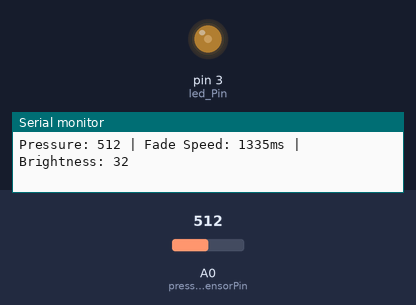
A sketch run on a simulated Arduino Nano, built with avr-gcc and run on an emulated ATmega328P. Shown: output pins drawn as LEDs (lit = HIGH), the last lines printed to the serial monitor. Inputs (shaded band) come from the test bench; at power-on: A0 (pressureSensorPin) = 512.

Above: at 1.27 s.
1.3 s: A0 (pressureSensorPin) set to 716
At 1.37 s:
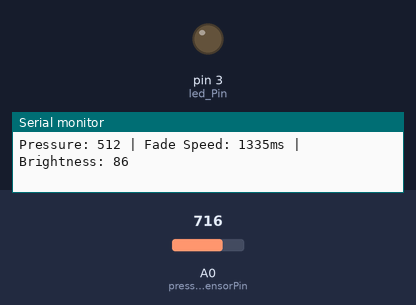
4.3 s: A0 (pressureSensorPin) set to 810
At 4.5 s:
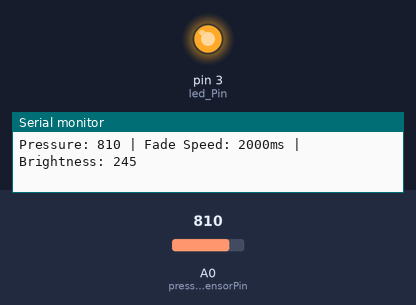
7.3 s: A0 (pressureSensorPin) set to 790
At 7.94 s:
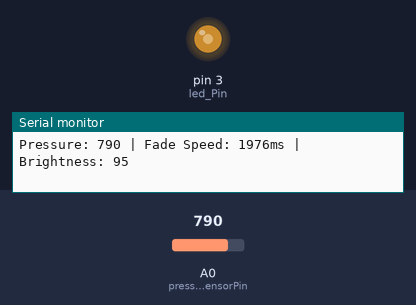
Timing chart, 0 to 16.3 s (numbered marks = the images above; inputs shaded):
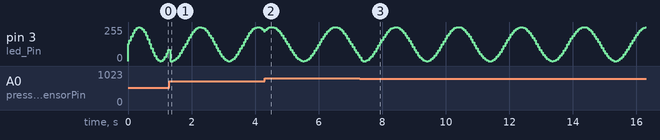

The sketch:

pressureControlledFade.ino
```cpp
/*
Control LED fade speed using pressure sensor input
Pressure sensor on A0 controls how fast the LED fades in and out
**This LED must be connected to a PWM pin (marked with ~)
**PWM pins on Arduino Nano 33 IoT: D2, D3, D5, D6, D9, D10, D11, D12

Pressure sensor controls:
- fade speed (oscillationTime changes based on pressure)
- fade range stays constant (0-255 brightness)
*/

// LED variables
int led_Pin = 3;
int led_minBrightness = 0;    // Minimum brightness for oscillating LED (0-255)
int led_maxBrightness = 255;  // Maximum brightness for oscillating LED (0-255)

// Pressure sensor variables
int pressureSensorPin = A0;
int pressureValue = 0;
int pressureMin = 20;         // Minimum pressure reading
int pressureMax = 800;        // Maximum pressure reading

// Fade timing variables
int minOscillationTime = 200; // Fastest fade cycle (milliseconds)
int maxOscillationTime = 2000; // Slowest fade cycle (milliseconds)
int currentOscillationTime = 1000; // Current fade speed

void setup()
{
  // Initialize serial communication for debugging
  Serial.begin(9600);

  // Initialize LED pin as output
  pinMode(led_Pin, OUTPUT);
}

void loop()
{
  // Read pressure sensor value
  pressureValue = analogRead(pressureSensorPin);

  // Map pressure to fade speed (higher pressure = faster fading)
  currentOscillationTime = map(pressureValue, pressureMin, pressureMax, minOscillationTime, maxOscillationTime);
  currentOscillationTime = constrain(currentOscillationTime, minOscillationTime, maxOscillationTime);

  // Control the fading LED using current speed
  int led_brightness = oscillate(led_minBrightness, led_maxBrightness, currentOscillationTime);
  analogWrite(led_Pin, led_brightness);

  // Debug output
  Serial.print("Pressure: ");
  Serial.print(pressureValue);
  Serial.print(" | Fade Speed: ");
  Serial.print(currentOscillationTime);
  Serial.print("ms | Brightness: ");
  Serial.println(led_brightness);
}

// Function to calculate oscillating values
// Uses sine wave mathematics to create smooth fading
// minVal = minimum brightness level
// maxVal = maximum brightness level
// oscillationTime = how long one complete fade cycle takes
int oscillate(int minVal, int maxVal, int oscillationTime) {
  // Calculate current position in oscillation cycle (0.0 to 1.0)
  float cyclePosition = (millis() % oscillationTime) / (float)oscillationTime;

  // Calculate sine value (-1 to 1) for current cycle position
  float sineValue = sin(cyclePosition * 2 * PI);

  // Map sine wave (-1 to 1) to desired range (minVal to maxVal)
  // Because the map function only returns integers, the value is multiplied by 1000
  int brightness = map(sineValue * 1000, -1000, 1000, minVal, maxVal);

  // Output the value
  return brightness;
}
```
